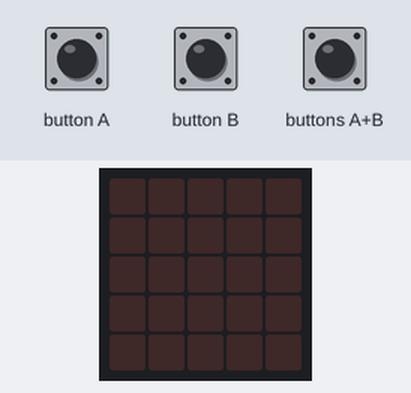
A program run on a simulated BBC micro:bit (MakeCode). Shown: the board's 5×5 LED display. The inputs (shaded band) are chosen by the test bench. Random numbers come from a fixed seed; the 48×5 strip is a reading aid, not a part: it shows the text the display is scrolling, unrolled, one strip-width of it at a time.

Above: at 1.2 s.
1.3 s: buttons A+B pressed for 0.15 s
At 2.2 s:
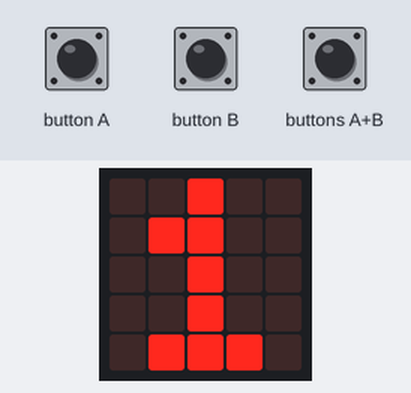
4.4 s: button A pressed for 0.15 s
At 5.8 s:
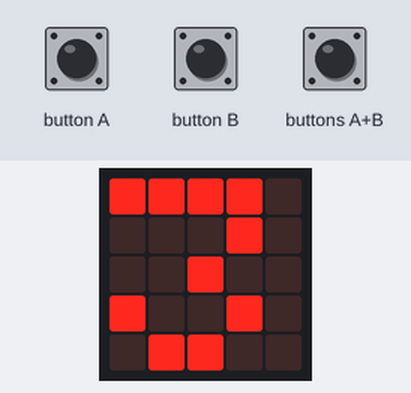
7.5 s: button B pressed for 0.15 s
At 8.2 s:
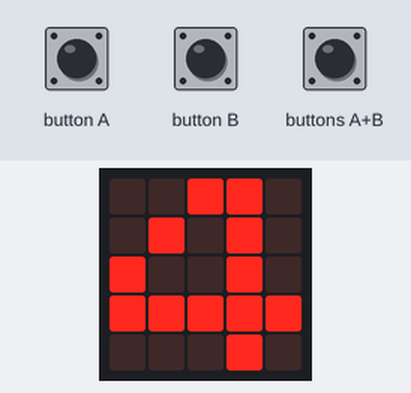
9.1 s: buttons A+B pressed for 1 s
At 10.6 s:
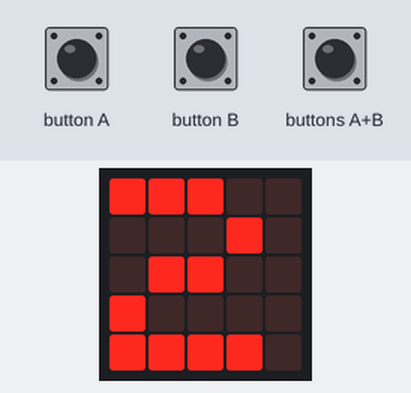
11.6 s: button B pressed for 0.15 s
At 12.5 s:
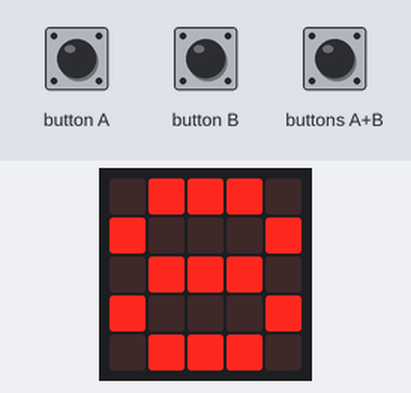
14.7 s: button B pressed for 0.15 s
At 18.1 s:
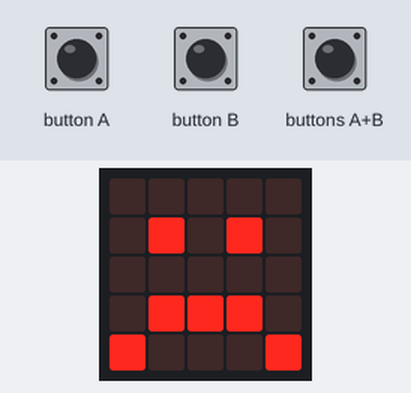
Timing chart, 0 to 18.7 s (numbered marks = the images above; inputs shaded):
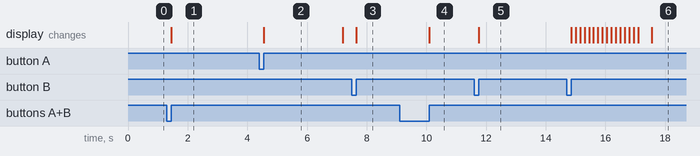

Measured:
- after the input at 1.3 s, the display: changes after 0.15 s (image 1)
- after the input at 7.5 s, the display: changes after 0.15 s (image 3)
- after the input at 9.1 s, the display: changes after 1.0 s (image 4)
- after the input at 11.6 s, the display: changes after 0.15 s (image 5)
- what the display in image 2 shows lasts 2.6 s, from 4.6 s to 7.2 s

The program:

main.ts
```typescript
let meus_palitos = 0
let palitos_oponente = 0
let aposta = 0
input.onButtonPressed(Button.A, function () {
    meus_palitos = randint(1, 3)
    if (meus_palitos == 1) {
        basic.showNumber(1)
    } else if (meus_palitos == 2) {
        basic.showNumber(2)
    } else if (meus_palitos == 3) {
        basic.showNumber(3)
    }
})
input.onButtonPressed(Button.AB, function () {
    palitos_oponente = randint(1, 3)
    basic.showNumber(palitos_oponente)
    basic.pause(5000)
    if (aposta == meus_palitos + palitos_oponente) {
        basic.showLeds(`
            . . . . .
            . # . # .
            . . . . .
            # . . . #
            . # # # .
            `)
    } else {
        basic.showLeds(`
            . . . . .
            . # . # .
            . . . . .
            . # # # .
            # . . . #
            `)
    }
})
input.onButtonPressed(Button.B, function () {
    aposta += meus_palitos + randint(1, 3)
    basic.showNumber(aposta)
})
```

test.ts
```typescript
// testes vão aqui; isto não será compilado quando este pacote for usado como uma extensão.
```
